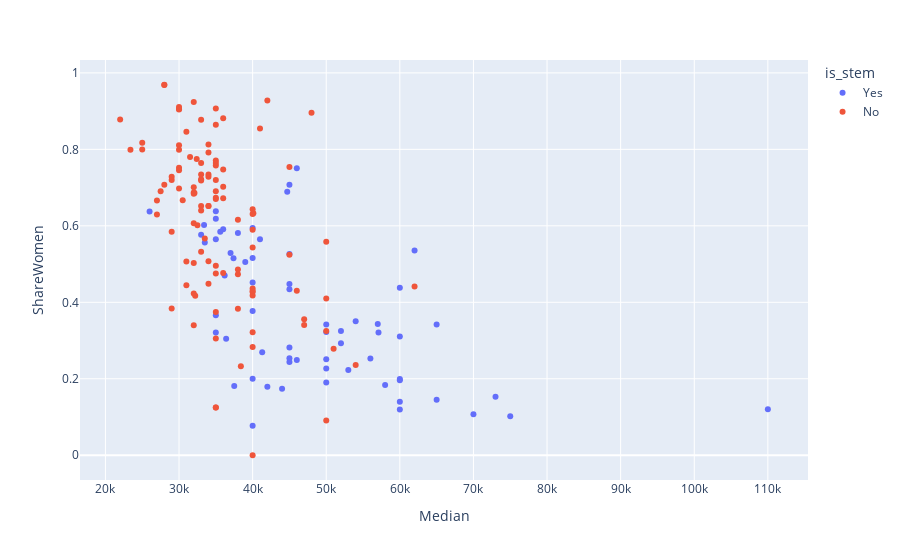

Notebook source saved alongside this figure:
### Code cell
#Create a scatterplot of median income vs. proportion of women in that major, coloured by whether the major is in a STEM field or not.
px.scatter(DF_raw,      
    x = 'Median',
    y = 'ShareWomen',
    color = 'is_stem'
    
)
